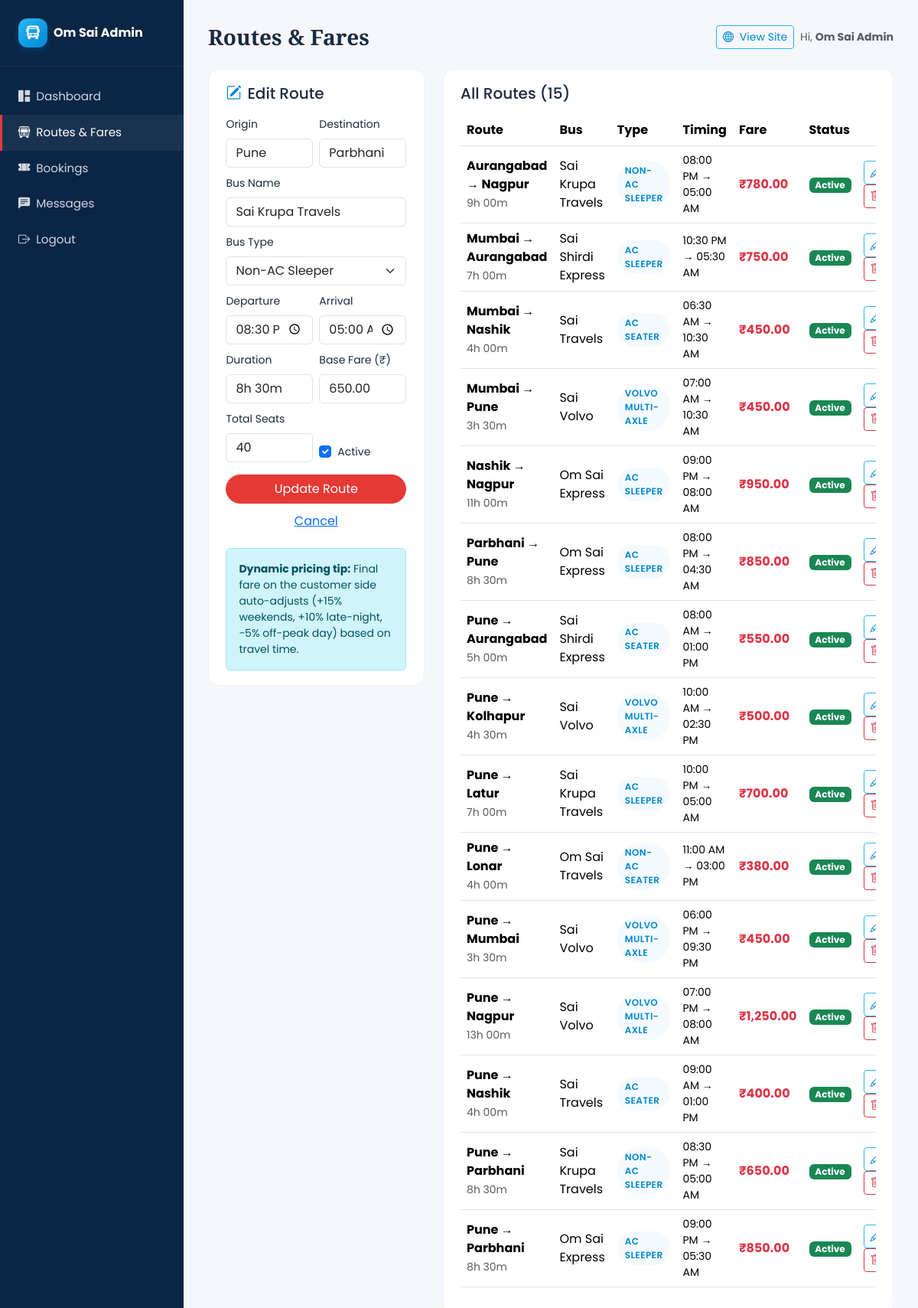
Screenshot of /admin/routes.php?action=edit&id=2 (signed in) with the database file from the repository.
### tables this page shows
CREATE TABLE routes (
    id INT AUTO_INCREMENT PRIMARY KEY,
    origin VARCHAR(80) NOT NULL,
    destination VARCHAR(80) NOT NULL,
    bus_name VARCHAR(120) NOT NULL,
    bus_type ENUM('AC Sleeper','Non-AC Sleeper','AC Seater','Non-AC Seater','Volvo Multi-Axle') NOT NULL,
    departure_time TIME NOT NULL,
    arrival_time TIME NOT NULL,
    duration VARCHAR(20) NOT NULL,
    fare DECIMAL(10,2) NOT NULL,
    total_seats INT NOT NULL DEFAULT 40,
    active TINYINT(1) NOT NULL DEFAULT 1,
    created_at TIMESTAMP DEFAULT CURRENT_TIMESTAMP
);

### includes/functions.php (called while the page is built, shortened)
<?php
function e($v) {
    return htmlspecialchars($v ?? '', ENT_QUOTES, 'UTF-8');
}
function rupees($v) {
    return '₹' . number_format((float)$v, 2);
}
function fmt_time($t) {
    return date('h:i A', strtotime($t));
}

### admin/routes.php (the view, shortened to what this page needs)
<?php
require_once __DIR__ . '/../includes/db.php';
require_once __DIR__ . '/../includes/functions.php';
$action = $_GET['action'] ?? '';
$edit_id = (int)($_GET['id'] ?? 0);
$editing = null;
if ($action === 'edit' && $edit_id) {
    $stmt = $pdo->prepare("SELECT * FROM routes WHERE id=?");
    $stmt->execute([$edit_id]);
    $editing = $stmt->fetch();
}
$routes = $pdo->query("SELECT * FROM routes ORDER BY origin, destination, departure_time")->fetchAll();
include __DIR__ . '/_header.php';
?>
<div class="row g-4">
  <div class="col-xl-4">
    <div class="bus-card">
      <h5 class="mb-3"><i class="bi bi-<?= $editing?'pencil-square':'plus-circle-fill' ?> text-primary me-2"></i><?= $editing?'Edit Route':'Add New Route' ?></h5>
      <form method="post" class="row g-2">
        <div class="col-6"><label class="form-label small">Origin</label>
          <input name="origin" class="form-control" required value="<?= e($editing['origin'] ?? '') ?>"></div>
        <div class="col-6"><label class="form-label small">Destination</label>
          <input name="destination" class="form-control" required value="<?= e($editing['destination'] ?? '') ?>"></div>
        <div class="col-12"><label class="form-label small">Bus Name</label>
          <input name="bus_name" class="form-control" required value="<?= e($editing['bus_name'] ?? '') ?>"></div>
        <div class="col-12"><label class="form-label small">Bus Type</label>
          <select name="bus_type" class="form-select" required>
            <?php foreach (['AC Sleeper','Non-AC Sleeper','AC Seater','Non-AC Seater','Volvo Multi-Axle'] as $t): ?>
              <option <?= ($editing['bus_type'] ?? '')===$t?'selected':'' ?>><?= $t ?></option>
            <?php endforeach; ?>
          </select></div>
        <div class="col-6"><label class="form-label small">Departure</label>
          <input type="time" name="departure_time" class="form-control" required value="<?= e($editing['departure_time'] ?? '') ?>"></div>
        <div class="col-6"><label class="form-label small">Arrival</label>
          <input type="time" name="arrival_time" class="form-control" required value="<?= e($editing['arrival_time'] ?? '') ?>"></div>
        <div class="col-6"><label class="form-label small">Duration</label>
          <input name="duration" class="form-control" placeholder="e.g. 8h 30m" required value="<?= e($editing['duration'] ?? '') ?>"></div>
        <div class="col-6"><label class="form-label small">Base Fare (₹)</label>
          <input type="number" step="0.01" name="fare" class="form-control" required value="<?= e($editing['fare'] ?? '') ?>"></div>
        <div class="col-6"><label class="form-label small">Total Seats</label>
          <input type="number" name="total_seats" class="form-control" required value="<?= e($editing['total_seats'] ?? 40) ?>"></div>
        <div class="col-6 d-flex align-items-end">
          <div class="form-check">
            <input type="checkbox" name="active" id="active" class="form-check-input" <?= (!$editing || $editing['active'])?'checked':'' ?>>
            <label for="active" class="form-check-label small">Active</label>
          </div>
        </div>
        <div class="col-12 d-grid mt-3">
          <button class="btn btn-danger rounded-pill"><?= $editing?'Update Route':'Add Route' ?></button>
          <?php if ($editing): ?><a href="routes.php" class="btn btn-link mt-1">Cancel</a><?php endif; ?>
        </div>
      </form>
      <div class="alert alert-info small mt-3 mb-0">
        <strong>Dynamic pricing tip:</strong> Final fare on the customer side auto-adjusts (+15% weekends, +10% late-night, −5% off-peak day) based on travel time.
      </div>
    </div>
  </div>
  <div class="col-xl-8">
    <div class="bus-card">
      <h5 class="mb-3">All Routes (<?= count($routes) ?>)</h5>
      <div class="table-responsive">
        <table class="table table-hover align-middle">
          <thead><tr><th>Route</th><th>Bus</th><th>Type</th><th>Timing</th><th>Fare</th><th>Status</th><th></th></tr></thead>
          <tbody>
            <?php foreach ($routes as $r): ?>
              <tr>
                <td><strong><?= e($r['origin']) ?> &rarr; <?= e($r['destination']) ?></strong><br><small class="text-muted"><?= e($r['duration']) ?></small></td>
                <td><?= e($r['bus_name']) ?></td>
                <td><span class="bus-type"><?= e($r['bus_type']) ?></span></td>
                <td class="small"><?= fmt_time($r['departure_time']) ?> &rarr; <?= fmt_time($r['arrival_time']) ?></td>
                <td><strong class="text-danger"><?= rupees($r['fare']) ?></strong></td>
                <td><span class="badge <?= $r['active']?'bg-success':'bg-secondary' ?>"><?= $r['active']?'Active':'Inactive' ?></span></td>
                <td class="text-end">
                  <a class="btn btn-sm btn-outline-primary" href="routes.php?action=edit&id=<?= (int)$r['id'] ?>"><i class="bi bi-pencil"></i></a>
                  <a class="btn btn-sm btn-outline-danger" href="routes.php?action=delete&id=<?= (int)$r['id'] ?>" onclick="return confirm('Delete this route? Existing bookings will also be removed.')"><i class="bi bi-trash"></i></a>
                </td>
              </tr>
            <?php endforeach; ?>
          </tbody>
        </table>
      </div>
    </div>
  </div>
</div>
<?php include __DIR__ . '/_footer.php'; ?>

### assets/css/style.css (style rules this page uses)
:root { --primary: #29B6F6; --primary-dark: #0288D1; --accent: #E53935; --accent-dark: #B71C1C; --ink: #1B2A41; --muted: #6c7a89; --bg-soft: #F4FAFD; }
* { box-sizing: border-box; }
html, body { scroll-behavior: smooth; }
body { font-family: 'Poppins', system-ui, sans-serif; color: var(--ink); background: #fff; }
a { text-decoration: none; }
.btn-danger { background: var(--accent); border-color: var(--accent); }
.btn-outline-primary { color: var(--primary-dark); border-color: var(--primary); }
.bus-card { border: 1px solid #eef3f7; border-radius: 14px; padding: 1.2rem 1.4rem; background: #fff; transition: all .25s ease; margin-bottom: 1rem; }
.bus-card .bus-type { display: inline-block; font-size: .75rem; padding: 4px 10px; border-radius: 30px; background: var(--bg-soft); color: var(--primary-dark); font-weight: 600; text-transform: uppercase; letter-spacing: .4px; }
.text-primary { color: var(--primary-dark) !important; }

### rows the page displays
routes: origin "Pune", destination "Parbhani", bus_name "Sai Krupa Travels", bus_type "Non-AC Sleeper", departure_time "20:30:00", arrival_time "05:00:00", duration "8h 30m", fare "650.00", total_seats "40", active "☑", bus_type "NON-AC SLEEPER", departure_time "08:30 PM", arrival_time "05:00 AM", fare "₹650.00", shows "Active"
routes: origin "Aurangabad", destination "Nagpur", duration "9h 00m", bus_name "Sai Krupa Travels", bus_type "NON-AC SLEEPER", departure_time "08:00 PM", arrival_time "05:00 AM", fare "₹780.00", active "Active"
routes: origin "Mumbai", destination "Aurangabad", duration "7h 00m", bus_name "Sai Shirdi Express", bus_type "AC SLEEPER", departure_time "10:30 PM", arrival_time "05:30 AM", fare "₹750.00", active "Active"
routes: origin "Mumbai", destination "Nashik", duration "4h 00m", bus_name "Sai Travels", bus_type "AC SEATER", departure_time "06:30 AM", arrival_time "10:30 AM", fare "₹450.00", active "Active"
routes: origin "Mumbai", destination "Pune", duration "3h 30m", bus_name "Sai Volvo", bus_type "VOLVO MULTI-AXLE", departure_time "07:00 AM", arrival_time "10:30 AM", fare "₹450.00", active "Active"
routes: origin "Nashik", destination "Nagpur", duration "11h 00m", bus_name "Om Sai Express", bus_type "AC SLEEPER", departure_time "09:00 PM", arrival_time "08:00 AM", fare "₹950.00", active "Active"
routes: origin "Parbhani", destination "Pune", duration "8h 30m", bus_name "Om Sai Express", bus_type "AC SLEEPER", departure_time "08:00 PM", arrival_time "04:30 AM", fare "₹850.00", active "Active"
routes: origin "Pune", destination "Aurangabad", duration "5h 00m", bus_name "Sai Shirdi Express", bus_type "AC SEATER", departure_time "08:00 AM", arrival_time "01:00 PM", fare "₹550.00", active "Active"
routes: origin "Pune", destination "Kolhapur", duration "4h 30m", bus_name "Sai Volvo", bus_type "VOLVO MULTI-AXLE", departure_time "10:00 AM", arrival_time "02:30 PM", fare "₹500.00", active "Active"
routes: origin "Pune", destination "Latur", duration "7h 00m", bus_name "Sai Krupa Travels", bus_type "AC SLEEPER", departure_time "10:00 PM", arrival_time "05:00 AM", fare "₹700.00", active "Active"
routes: origin "Pune", destination "Lonar", duration "4h 00m", bus_name "Om Sai Travels", bus_type "NON-AC SEATER", departure_time "11:00 AM", arrival_time "03:00 PM", fare "₹380.00", active "Active"
routes: origin "Pune", destination "Mumbai", duration "3h 30m", bus_name "Sai Volvo", bus_type "VOLVO MULTI-AXLE", departure_time "06:00 PM", arrival_time "09:30 PM", fare "₹450.00", active "Active"
routes: origin "Pune", destination "Nagpur", duration "13h 00m", bus_name "Sai Volvo", bus_type "VOLVO MULTI-AXLE", departure_time "07:00 PM", arrival_time "08:00 AM", fare "₹1,250.00", active "Active"
routes: origin "Pune", destination "Nashik", duration "4h 00m", bus_name "Sai Travels", bus_type "AC SEATER", departure_time "09:00 AM", arrival_time "01:00 PM", fare "₹400.00", active "Active"
routes: origin "Pune", destination "Parbhani", duration "8h 30m", bus_name "Om Sai Express", bus_type "AC SLEEPER", departure_time "09:00 PM", arrival_time "05:30 AM", fare "₹850.00", active "Active"

### other values shown
$page_title "Routes & Fares"
$_SESSION['admin_name'] "Om Sai Admin"
count($routes) "15"
